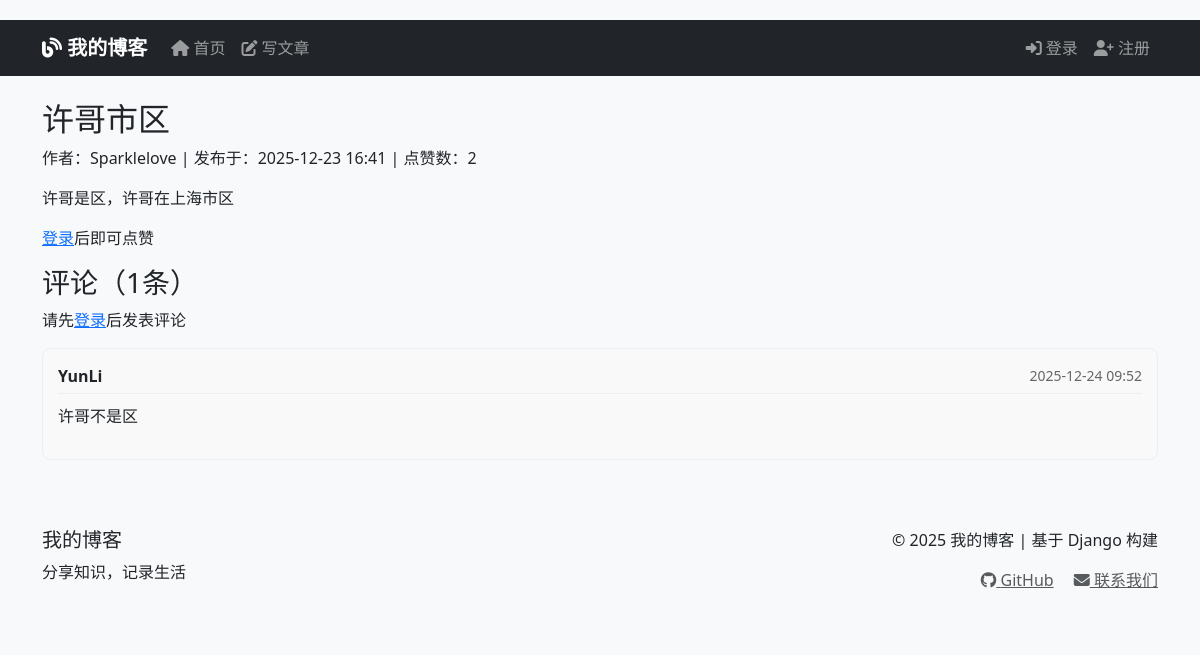
The app's page /post/2/ with its own data.
### blogs/models.py (models this page shows, shortened)
class BlogPost(models.Model):
    title = models.CharField(max_length=200)
    content = models.TextField()
    owner = models.ForeignKey(User, on_delete=models.CASCADE)
    date_added = models.DateTimeField(auto_now_add=True)
    likes_count = models.PositiveIntegerField(default=0)

class Comment(models.Model):
    post = models.ForeignKey(BlogPost, on_delete=models.CASCADE, related_name='comments')
    author = models.ForeignKey(User, on_delete=models.CASCADE)
    content = models.TextField(max_length=1000)
    created_at = models.DateTimeField(auto_now_add=True)
    updated_at = models.DateTimeField(auto_now=True)
    class Meta:
        ordering = ['-created_at']  # 按时间倒序排列

### blogs/views.py (the view)
# urls.py: path('post/<int:post_id>/', views.post_detail, name='post_detail'),
def post_detail(request, post_id):
    post = get_object_or_404(BlogPost, id=post_id)
    comments = post.comments.all()  # 获取所有评论
    comment_form = CommentForm()
    user_has_liked = False
    if request.user.is_authenticated:
        user_has_liked = post.user_has_liked(request.user)
    context = {
        'post': post,
        'comments': comments,
        'comment_form': comment_form,
        'user_has_liked': user_has_liked,
    }
    return render(request, 'blogs/post_detail.html', context)

### blogs/templates/blogs/post_detail.html (shortened to what this page needs)
{% extends 'blogs/base.html' %}
{% block content %}
<article>
    <h2>{{ post.title }}</h2>
    <p class="post-meta">
        作者：{{ post.owner.username }} |
        发布于：{{ post.date_added|date:"Y-m-d H:i" }} |
        点赞数：<span id="likes-count">{{ post.likes_count }}</span>
    </p>
    <div class="post-content">
        {{ post.content|linebreaks }}
    </div>
    <div class="like-section">
        {% if user.is_authenticated %}
            <form method="post" action="{% url 'blogs:toggle_like' post.id %}" id="like-form">
                {% csrf_token %}
                <button type="submit" class="like-btn {% if user_has_liked %}liked{% endif %}">
                    {% if user_has_liked %}
                        ❤️ 已点赞
                    {% else %}
                        🤍 点赞
                    {% endif %}
                </button>
            </form>
        {% else %}
            <p><a href="{% url 'accounts:login' %}">登录</a>后即可点赞</p>
        {% endif %}
    </div>
</article>
<section class="comments-section">
    <h3>评论（{{ comments.count }}条）</h3>
    {% if user.is_authenticated %}
    <form method="post" action="{% url 'blogs:add_comment' post.id %}" class="comment-form">
        {% csrf_token %}
        <div class="form-group">
            {{ comment_form.content }}
        </div>
        <button type="submit" class="btn btn-primary">发表评论</button>
    </form>
    {% else %}
    <p>请先<a href="{% url 'accounts:login' %}">登录</a>后发表评论</p>
    {% endif %}
    <div class="comments-list">
        {% for comment in comments %}
        <div class="comment">
            <div class="comment-header">
                <strong>{{ comment.author.username }}</strong>
                <span class="comment-time">{{ comment.created_at|date:"Y-m-d H:i" }}</span>
            </div>
            <div class="comment-content">
                {{ comment.content|linebreaks }}
            </div>
        </div>
        {% empty %}
        <p class="no-comments">还没有评论，快来抢沙发吧！</p>
        {% endfor %}
    </div>
</section>
{% endblock %}

### blogs/templates/blogs/base.html (style rules this page uses)
body { padding-top: 20px; background-color: #f8f9fa; }

### blogs/templates/blogs/post_detail.html (style rules this page uses)
.comment { border: 1px solid #eee; border-radius: 8px; padding: 15px; margin-bottom: 15px; background: #f9f9f9; }
.comment-header { display: flex; justify-content: space-between; align-items: center; margin-bottom: 10px; border-bottom: 1px solid #eee; padding-bottom: 5px; }
.comment-time { color: #666; font-size: 14px; }

### records on screen
BlogPost: title "许哥市区", owner.username "Sparklelove", date_added "2025-12-23 16:41", likes_count "2", content "许哥是区，许哥在上海市区", count "1"
Comment: author.username "YunLi", created_at "2025-12-24 09:52", content "许哥不是区"
